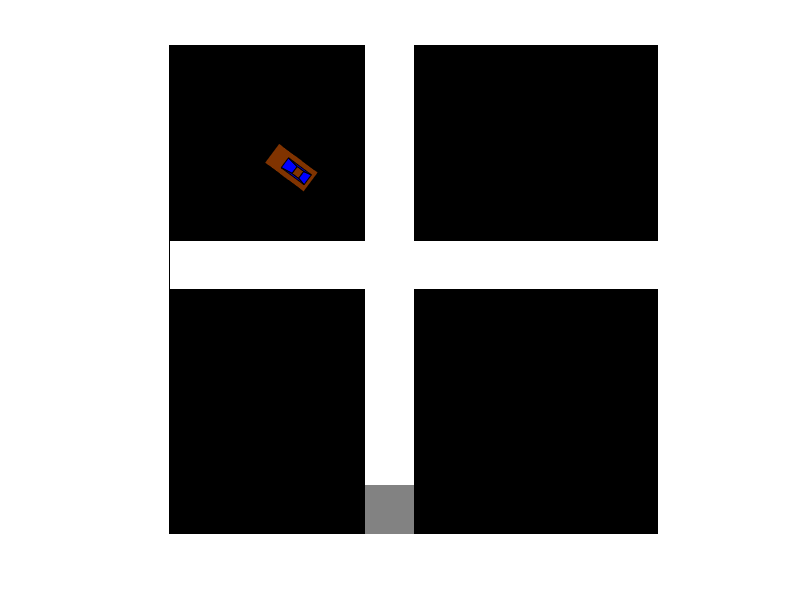

Source code (MATLAB):

% hight and width def for draw car
%%
h=0.5;
w=1;
%%
height=10;
width=10;
nIter=10;
A=-1*ones(10,10)
A(:,5)=1
A(5,:)=1
%starting index for the car
B=[1,5]
%starting point for the car using the index
A(B(1,1),B(1,2))=0.5
size(A)

%loop for movements
for i=2:nIter
    %set x0, y0 for car patch
x0=(11-B(1,1))
y0=B(1,2)
    
    
    %if south block is empty
if (A(B(1,1)+1,B(1,2))==1)
    
    %set next to full
    A(B(1,1)+1,B(1,2))=0.5;
    %set current to empty
    A(B(1,1),B(1,2))=1;
    %update the index
    B(1,1)=B(1,1)+1;
    
    %if east is empty______process is the same as above
elseif (A(B(1,1),B(1,2)+1)==1)
    
    A(B(1,1),B(1,2)+1)=0.5;
    A(B(1,1),B(1,2))=1;
    B(1,2)=B(1,2)+1;
    
    %if north is empty______process is the same as above
elseif (A(B(1,1)-1,B(1,2))==1)
    A(B(1,1)-1,B(1,2))=0.5;
    A(B(1,1),B(1,2))=1;
    B(1,1)=B(1,1)+1;  
    
    %if east west is empty______process is the same as above
elseif (A(B(1,1),B(1,2)-1)==1)
    A(B(1,1),B(1,2)-1)=0.5;
    A(B(1,1),B(1,2))=1;
    B(1,2)=B(1,2)-1;
end
%%
% Draw the car!
hold on
%%
% Define the coordinates for the car chassi
chassi_x = [w/2 w/2 -w/2 -w/2];
chassi_y = [-h/2 h/2 h/2 -h/2];

wheel_1_x=[2*w/5 2*w/5 (w/10) (w/10)];
wheel_1_y=[-h/2 -12*h/20 -12*h/20 -h/2];

wheel_2_x=[-(2*w/5) -(2*w/5) -(w/10) -(w/10)];
wheel_2_y=[-h/2 -12*h/20 -12*h/20 -h/2];

wheel_3_x=[-(2*w/5) -(2*w/5) -(w/10) -(w/10)];
wheel_3_y=[h/2 (12*h/20) (12*h/20) h/2];

wheel_4_x=[2*w/5 2*w/5 (w/10) (w/10)];
wheel_4_y=[h/2 (12*h/20) (12*h/20) h/2];

window_1_x=[-w/6 -w/6 w/12 w/12];
window_1_y=[(-h)/4 (h)/4 h/6 -h/6];

window_2_x=[w/12 w/12 w/12+w/6 w/12+w/6];
window_2_y=[-h*11/60 h*11/60 h*11/60 -h*11/60];

window_3_x=[w/12+w/6 w/12+w/6 5*w/12 5*w/12];
window_3_y=[h/6 -h/6 (-h)/4 (h)/4];

window_4_x=[-w/6 5*w/12 w/12+w/6 w/12];
window_4_y=[(-h)/4 -h/4 -h*11/60 -h*11/60];

window_5_x=[-w/6 5*w/12 w/12+w/6 w/12];
window_5_y=[(h)/4 h/4 h*11/60 h*11/60];
%%
%%Show moving grid
imshow(A,'InitialMagnification','fit')
%%
% Colour of Car
C=[0.5 , 0.2,0]%rand(1),rand(1),rand(1)];

%rotation set up
zdir=[0 0 1];

% patching the car
% returning handel h1 -h10 for image rotation
h1=patch(x0+chassi_x, y0+chassi_y, C);
rotate(h1,zdir,36.7)

h2=patch(x0+wheel_1_x,y0+wheel_1_y,'k');
rotate(h2,zdir,36.7)

h3=patch(x0+wheel_2_x,y0+wheel_2_y,'k');
rotate(h3,zdir,36.7)

h4=patch(x0+wheel_3_x,y0+wheel_3_y,'k');
rotate(h4,zdir,36.7)

h5=patch(x0+wheel_4_x,y0+wheel_4_y,'k');
rotate(h5,zdir,36.7)

h6=patch(x0+window_1_x,y0+window_1_y,'b');
rotate(h6,zdir,36.7)

h7=patch(x0+window_2_x,y0+window_2_y,C);
rotate(h7,zdir,36.7)

h8=patch(x0+window_3_x,y0+window_3_y,'b');
rotate(h8,zdir,36.7)

h9=patch(x0+window_4_x,y0+window_4_y,'b');
rotate(h9,zdir,36.7)

h10=patch(x0+window_5_x,y0+window_5_y,'b');
rotate(h10,zdir,36.7)



%%




hold off

pause(0.5)
end